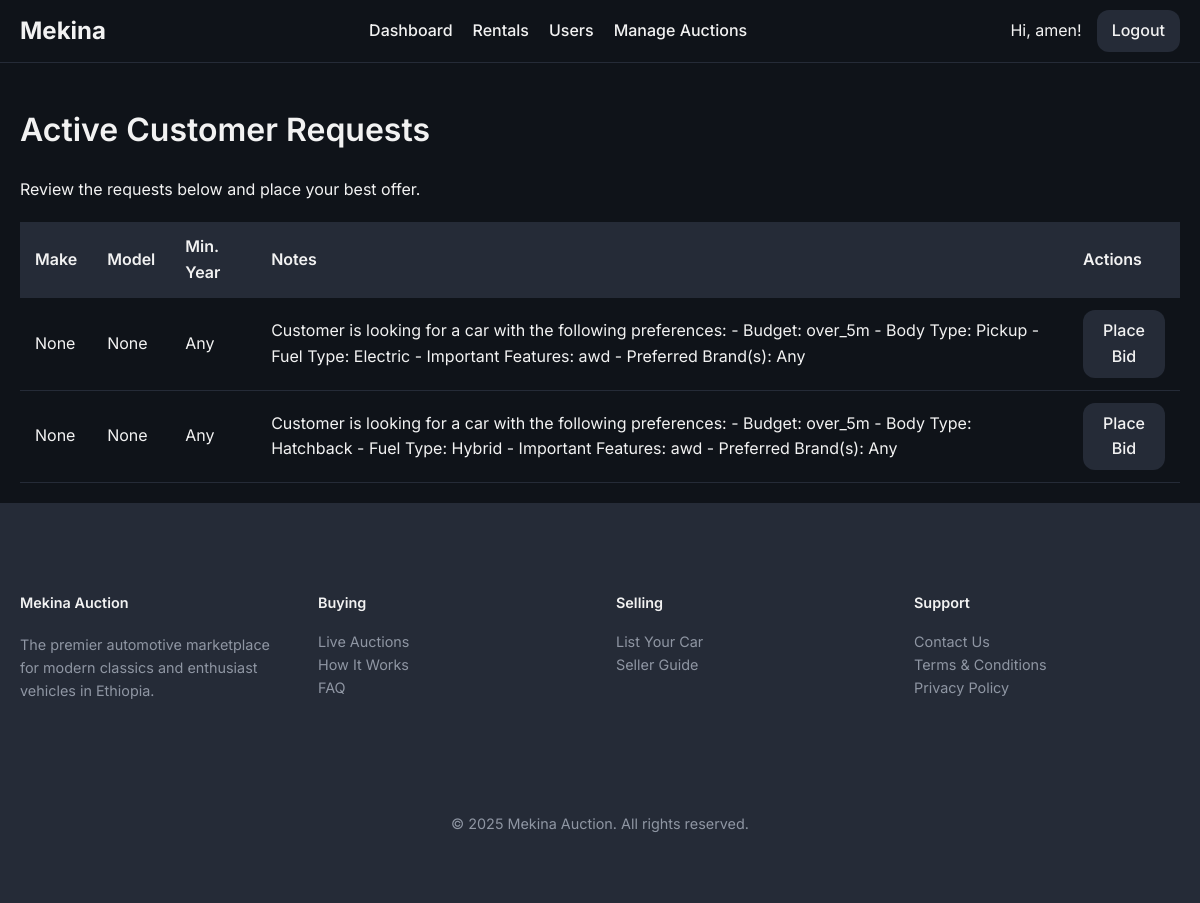
Page /dealer/dashboard (signed in) on the earlier database version.
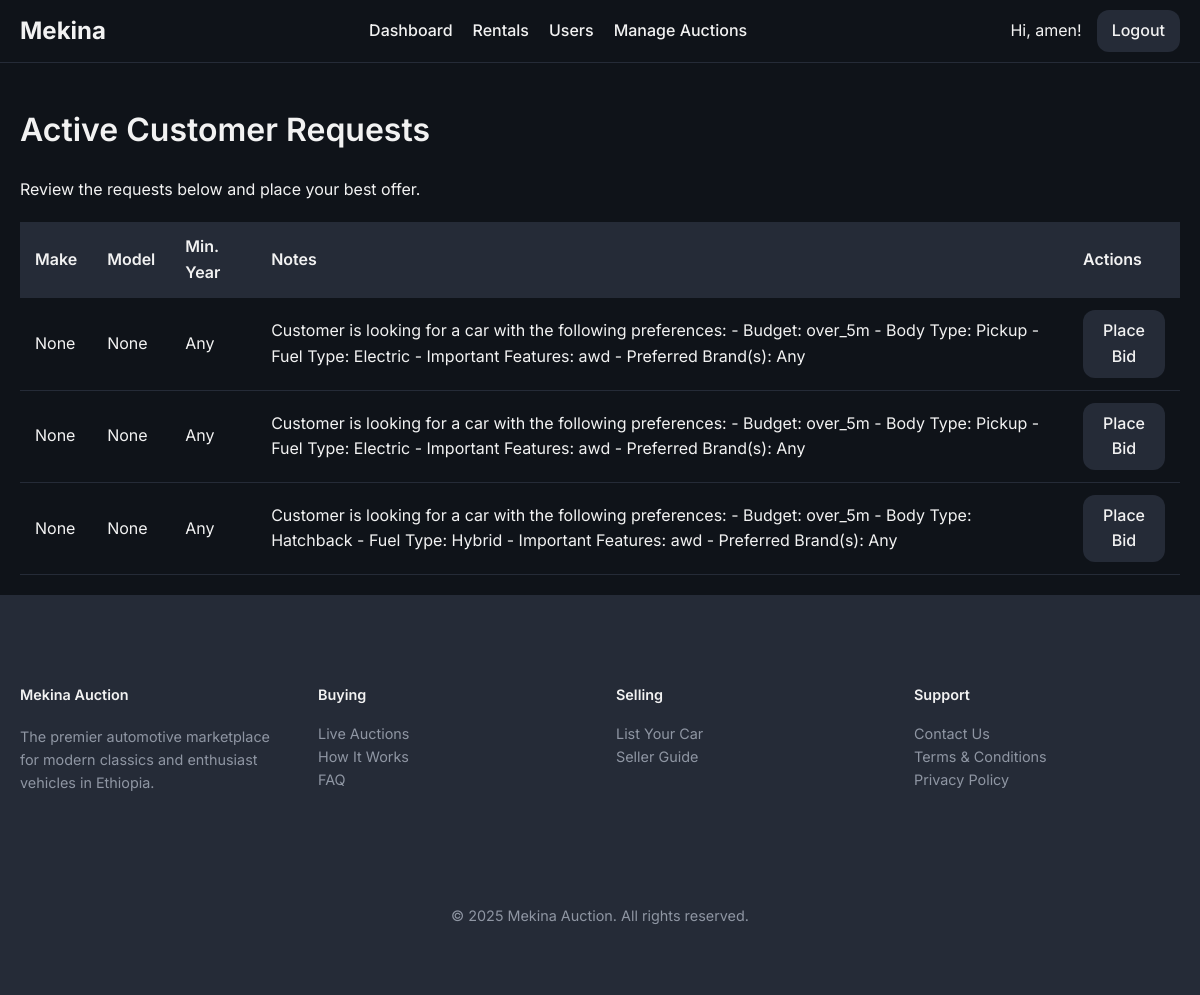
Same page on the later database version.
### models/car_request.py (models this page shows)
class CarRequest(db.Model):
    __tablename__ = 'car_requests'
    id = db.Column(db.Integer, primary_key=True)
    make = db.Column(db.String(64), nullable=True)
    model = db.Column(db.String(64), nullable=True)
    min_year = db.Column(db.Integer, nullable=True)
    max_mileage = db.Column(db.Integer, nullable=True)
    notes = db.Column(db.Text, nullable=True)
    status = db.Column(db.String(20), default='active', nullable=False) # e.g., active, completed, expired
    created_at = db.Column(db.DateTime, default=datetime.utcnow)
    customer_id = db.Column(db.Integer, db.ForeignKey('user.id'), nullable=False)
    dealer_bids = db.relationship('DealerBid', backref='car_request', lazy='dynamic', cascade="all, delete-orphan")

### routes/dealer.py (the view)
@dealer_bp.route('/dashboard')
@login_required
@dealer_required
def dashboard():
    active_requests = CarRequest.query.filter_by(status='active').order_by(CarRequest.created_at.desc()).all()
    return render_template('dealer_dashboard.html', requests=active_requests)

### routes/dealer.py (called while the page is built)
def dealer_required(f):
    @wraps(f)
    def decorated_function(*args, **kwargs):
        if not current_user.is_authenticated or not (current_user.is_dealer or current_user.is_admin):
            from flask import abort
            abort(403) # Forbidden
        return f(*args, **kwargs)
    return decorated_function

### templates/dealer_dashboard.html (shortened to what this page needs)
{% extends "base.html" %}
{% block content %}
    <h1>Active Customer Requests</h1>
    <p>Review the requests below and place your best offer.</p>
    {% if requests %}
        <table>
            <thead>
                <tr>
                    <th>Make</th>
                    <th>Model</th>
                    <th>Min. Year</th>
                    <th>Notes</th>
                    <th>Actions</th>
                </tr>
            </thead>
            <tbody>
                {% for req in requests %}
                <tr>
                    <td>{{ req.make }}</td>
                    <td>{{ req.model }}</td>
                    <td>{{ req.min_year or 'Any' }}</td>
                    <td>{{ req.notes or 'None' }}</td>
                    <td><a href="{{ url_for('dealer.place_bid', request_id=req.id) }}" class="btn edit">Place Bid</a></td>
                </tr>
                {% endfor %}
            </tbody>
        </table>
    {% else %}
        <p>There are no active customer requests at the moment.</p>
    {% endif %}
{% endblock %}

Differences in the rows shown:
added CarRequest: make "None", model "None", min_year "Any", notes "Customer is looking for a car with the following preferences: - Budget: over_5m - Body Type: Pickup - Fuel Type: Electric - Important Features: awd - Preferred Brand(s): Any"
